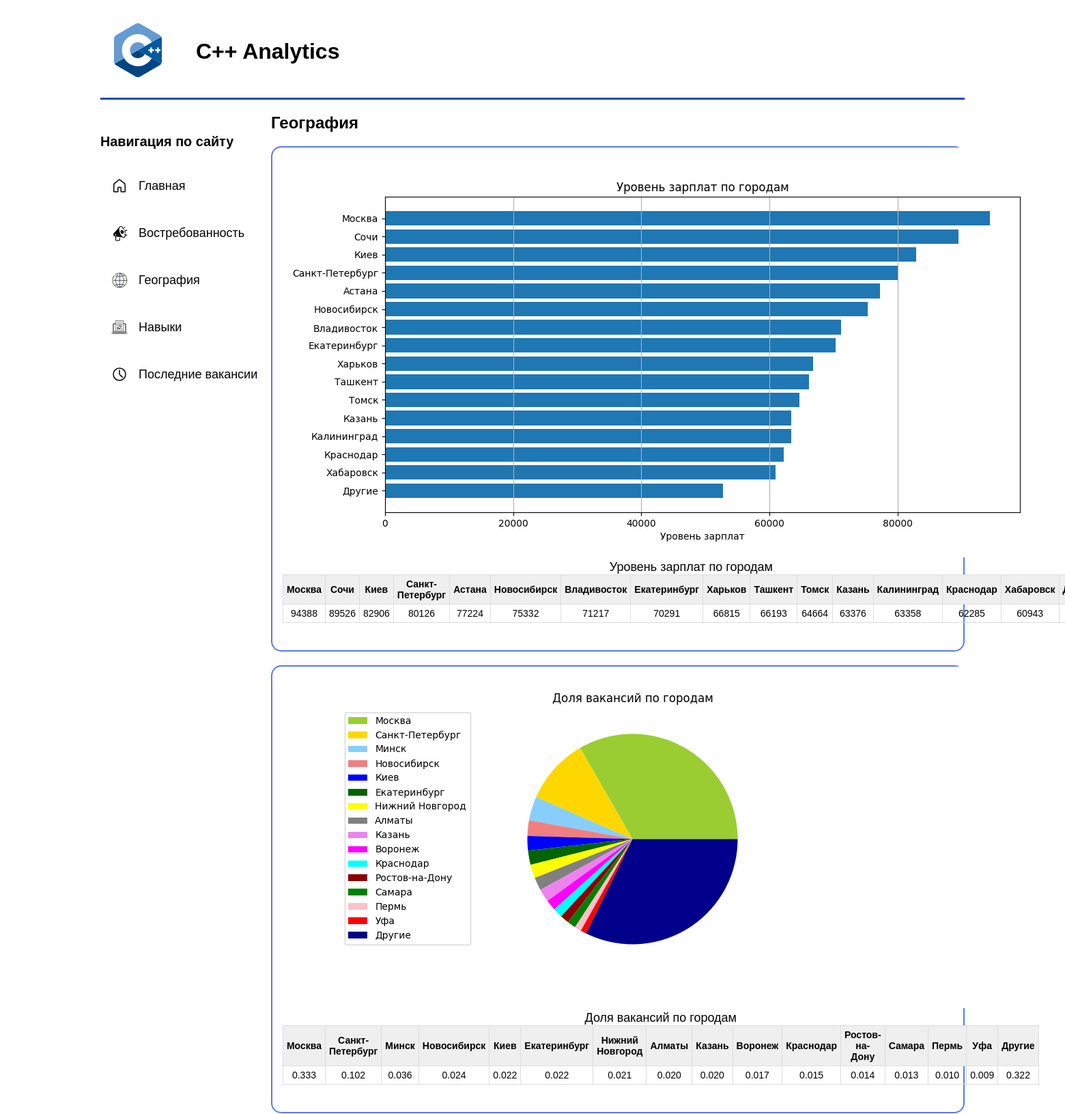
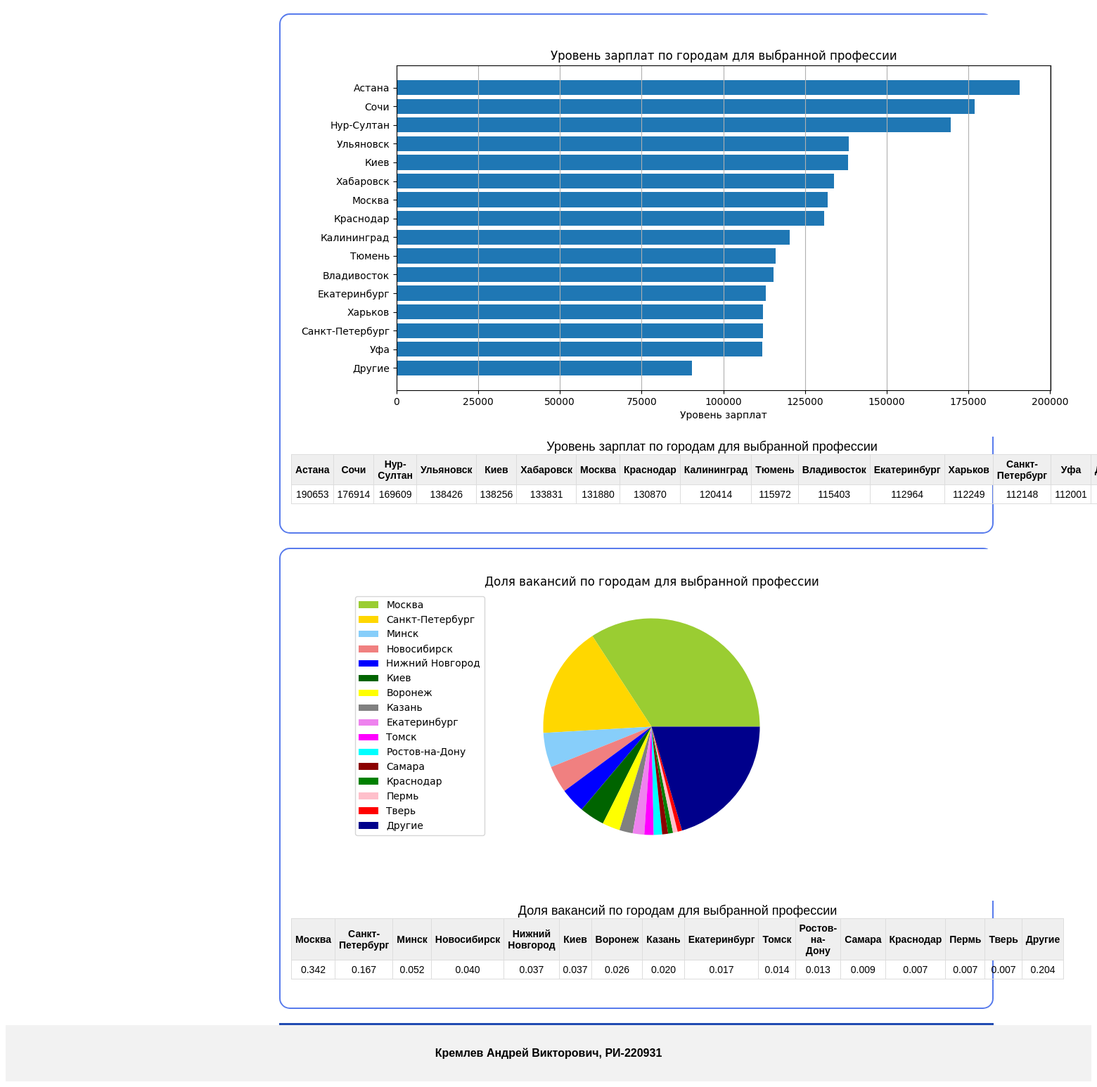
Page /geography/ on the committed database (2 pictures, top to bottom).
### analytics/models.py (models this page shows, shortened)
class GeographyContent(models.Model):
    title = models.CharField(max_length=50)
    content = models.JSONField(null=True)
    load_dttm = models.DateTimeField(auto_now_add=True)
    graphic = models.ImageField(upload_to="images", null=True)

### analytics/views.py (the view)
# urls.py: path("geography/", views.geography, name="geography"),
def geography(request):
    all_geography = GeographyContent.objects.all()
    return render(request, "geography.html", {"all_geography": all_geography})

### templates/geography.html (shortened to what this page needs)
<!DOCTYPE html>
{% load static %}
<html lang="en">
<head>
    <link rel="stylesheet" href="{% static 'css/style.css' %}">
    <link rel="stylesheet" href="{% static 'css/geography.css' %}">
</head>
<body class="grid">
<header class="page-header">
    <p class="logo">
        <img src="{% static 'images/logo.svg' %}">
    </p>
    <h1>C++ Analytics</h1>
</header>
<main>
    <aside class="main-menu">
        <nav>
        <h3>Навигация по сайту</h3>
        <ul class="site-navigation">
            <li class="site-navigation-item">
                <img class="icon" src="{% static 'images/main.svg' %}" width="24" height="24">
                <a href="{% url 'main' %}">Главная</a>
            </li>
            <li class="site-navigation-item">
                <img class="icon" src="{% static 'images/demand.svg' %}" width="24" height="24">
                <a href="{% url 'demand' %}">Востребованность</a>
            </li>
            <li class="site-navigation-item">
                <img class="icon" src="{% static 'images/geography.svg' %}" width="24" height="24">
                <a href="{% url 'geography' %}">География</a>
            </li>
            <li class="site-navigation-item">
                <img class="icon" src="{% static 'images/skills.svg' %}" width="24" height="24">
                <a href="{% url 'skills' %}">Навыки</a>
            </li>
            <li class="site-navigation-item">
                <img class="icon" src="{% static 'images/latest_vacancies.svg' %}" width="24" height="24">
                <a href="{% url 'latest_vacancies' %}">Последние вакансии</a>
            </li>
        </ul>
    </nav>
    </aside>
    <section class="hero">
        <h2>География</h2>
    </section>
    <article class="article">
        <div class="article-content">
            {% for geography in all_geography %}
                <div class="geography-content">
                    <img class="geography-img" src="{{ geography.graphic.url }}">
                    <table class="geography-table">
                        <caption>{{ geography.title }}</caption>
                        <tr>
                            {% for key in geography.content.keys %}
                                <th>{{ key }}</th>
                            {% endfor %}
                        </tr>
                        <tr>
                            {% for value in geography.content.values %}
                                <td>{{ value }}</td>
                            {% endfor %}
                        </tr>
                    </table>
                </div>
            {% endfor %}
        </div>
    </article>
</main>
<footer class="page-footer">
    <h4>Кремлев Андрей Викторович, РИ-220931</h4>
</footer>
</body>
</html>

### analytics/static/css/style.css (style rules this page uses)
body { padding: 0; font-family: Arial, sans-serif; display: flex; flex-direction: column; min-height: 100vh; }
header { margin-left: 9%; margin-right: 9%; padding: 10px 20px; display: flex; align-items: center; border-bottom: solid #214BB2; }
.logo img { max-width: 70px; }
header h1 { margin-left: 50px; }
main { flex: 1; margin-left: 9%; margin-right: 9%; }
aside { margin-top: 30px; text-align: left; position: fixed; font-size: 18px; }
aside h3 { font-size: 1.1em; }
.site-navigation { list-style-type: none; padding: 0; }
.site-navigation-item { color: #000; padding: 16px; text-decoration: none; text-align: left; display: flex; }
.site-navigation-item a { display: block; color: #000; padding: 8px 16px; text-decoration: none; }
.icon { margin-top: 6px; }
.hero { margin-left: 250px; }
.article { margin-left: 250px; border-bottom: solid #214BB2; }
footer { background-color: #f2f2f2; padding: 10px 20px; text-align: center; height: 100%; }

### analytics/static/css/geography.css (style rules this page uses)
.article-content { float: center; text-align: center; }
.geography-table { width: 100%; margin-bottom: 20px; border: 1px solid #dddddd; border-collapse: collapse; }
caption { font-size: 18px; }
.geography-table th { font-size: 14px; font-weight: bold; padding: 5px; background: #efefef; border: 1px solid #dddddd; }
.geography-table td { font-size: 14px; border: 1px solid #dddddd; padding: 5px; }
.geography-content { padding: 0px 15px 20px 15px; margin-bottom: 20px; border: 2px solid #587BEC; border-radius: 15px; }

### rows in the picture
GeographyContent: graphic (picture), title "Уровень зарплат по городам", keys "Москва" "Сочи" "Киев" "Санкт-Петербург" "Астана" "Новосибирск" "Владивосток" "Екатеринбург" "Харьков" "Ташкент" "Томск" "Казань" "Калининград" "Краснодар" "Хабаровск", values "94388" "89526" "82906" "80126" "77224" "75332" "71217" "70291" "66815" "66193" "64664" "63376" "63358" "62285" "60943"
GeographyContent: graphic (picture), title "Доля вакансий по городам", keys "Москва" "Санкт-Петербург" "Минск" "Новосибирск" "Киев" "Екатеринбург" "Нижний Новгород" "Алматы" "Казань" "Воронеж" "Краснодар" "Ростов-на-Дону" "Самара" "Пермь" "Уфа" "Другие", values "0.333" "0.102" "0.036" "0.024" "0.022" "0.022" "0.021" "0.020" "0.020" "0.017" "0.015" "0.014" "0.013" "0.010" "0.009" "0.322"
GeographyContent: graphic (picture), title "Уровень зарплат по городам для выбранной профессии", keys "Астана" "Сочи" "Нур-Султан" "Ульяновск" "Киев" "Хабаровск" "Москва" "Краснодар" "Калининград" "Тюмень" "Владивосток" "Екатеринбург" "Харьков" "Санкт-Петербург" "Уфа", values "190653" "176914" "169609" "138426" "138256" "133831" "131880" "130870" "120414" "115972" "115403" "112964" "112249" "112148" "112001"
GeographyContent: graphic (picture), title "Доля вакансий по городам для выбранной профессии", keys "Москва" "Санкт-Петербург" "Минск" "Новосибирск" "Нижний Новгород" "Киев" "Воронеж" "Казань" "Екатеринбург" "Томск" "Ростов-на-Дону" "Самара" "Краснодар" "Пермь" "Тверь" "Другие", values "0.342" "0.167" "0.052" "0.040" "0.037" "0.037" "0.026" "0.020" "0.017" "0.014" "0.013" "0.009" "0.007" "0.007" "0.007" "0.204"
